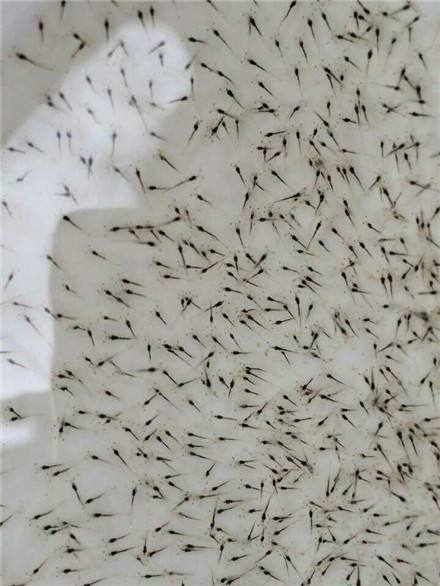
#> input picture src.jpg, 440 x 586 px; the run also reads 1 picture not shown here
$ python 09024.py
#> lines starting #> are read from the running program, lines starting #| are printed output that depends on the picture
#!/usr/local/bin/pyenv python
# Created by carrot at 2018/6/24

"""
模版匹配
"""

import cv2 as cv
import numpy as np


def main():
    im = cv.imread('src.jpg')
#> im is the input picture: shape (586, 440, 3); mean B, G, R 155.1, 161.6, 163.5
    imgray = cv.cvtColor(im, cv.COLOR_RGB2GRAY)
    t = cv.imread('src1.png', 0)
    w, h = t.shape[::-1]
#> w = 19; h = 20

    res = cv.matchTemplate(imgray, t, cv.TM_CCOEFF_NORMED)
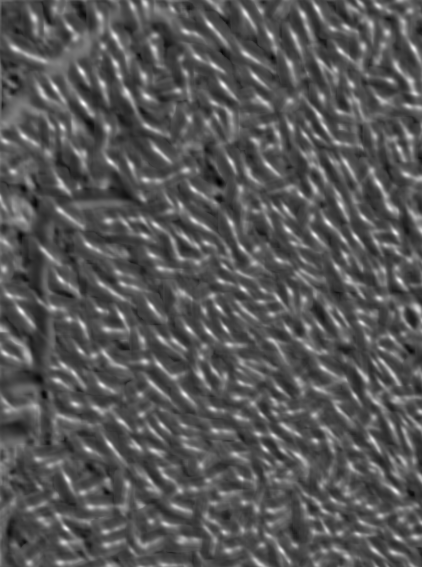
#> res: shape (567, 422) float32; min -0.552, max 0.999, mean -0.0225; drawn with min black and max white
    threshold = 0.6

    loc = np.where(res >= threshold)
#> loc = 1835 positions, rows 1 to 565, columns 3 to 421
    print(loc)
#> (printed output is left out)
    print(len(loc[0]))
#| 1835
    print(zip(*loc[::-1]))
#> (printed output is left out)
    count = 0
    for pt in zip(*loc[::-1]):
        count +=1
        cv.rectangle(im, pt, (pt[0] + w, pt[1] + h), (0, 0, 255), 2)
#> this loop made 1835 passes
#> pt on passes 1 to 3: (143, 1), (144, 1), (143, 2)
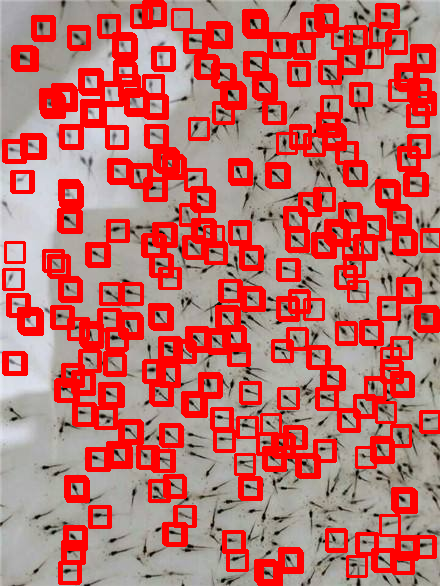
#> im: shape (586, 440, 3); mean B, G, R 106.2, 110.5, 191.7
#> after the loop, count = 1835
    print(count)
#| 1835
    cv.imwrite('mutl_match.png', im)


if __name__ == "__main__":
    main()
